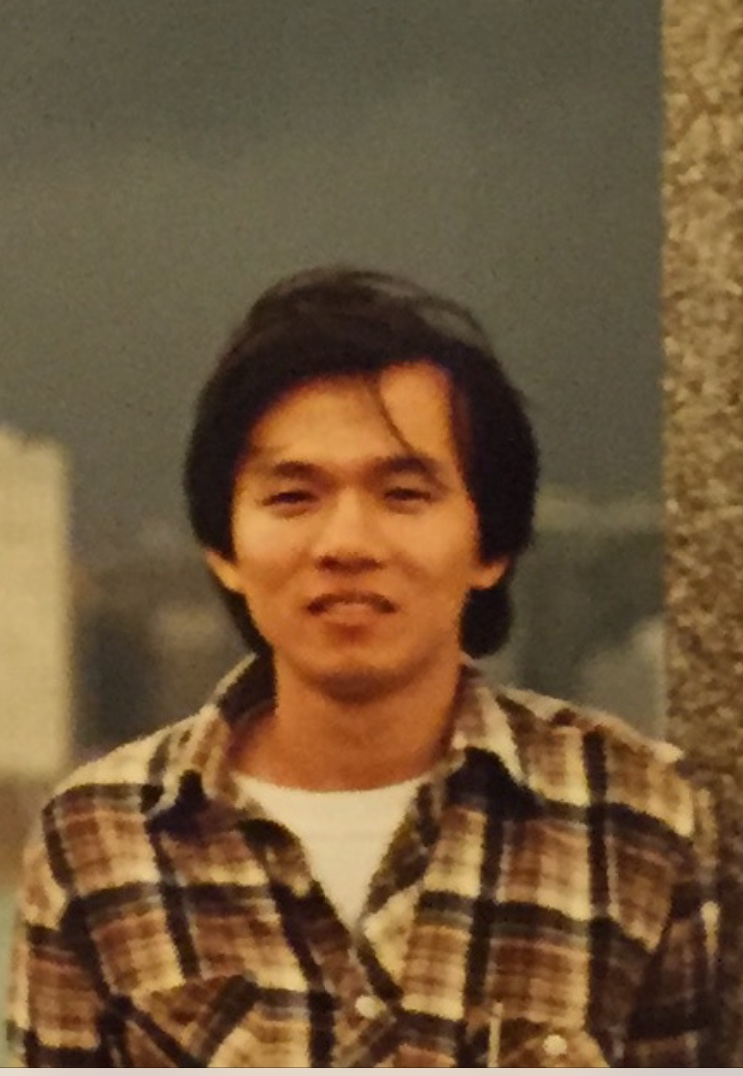
#> input picture 解答/20200506習題解答Python最強入門邁向數據科學之路王者歸來第二版/20200506習題解答Python最強入門邁向數據科學之路王者歸來第二版/ex/hung.jpg, 743 x 1076 px
$ python ex17_3.py
#> lines starting #> are read from the running program, lines starting #| are printed output that depends on the picture
# ex17_3.py
from PIL import Image

mywidth, myheight = 99, 127
hungPic = Image.open("hung.jpg")                # 建立Pillow物件
#> hungPic is the input picture: PIL image 743x1076 RGB; mean R, G, B 114, 87.9, 57.7
width, height = hungPic.size
#> width = 743; height = 1076
newPic = hungPic.resize((mywidth, myheight))
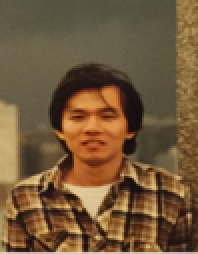
#> newPic: PIL image 99x127 RGB (shown 2 times larger); mean R, G, B 113.9, 87.9, 57.7

width, height = 634, 548                        # 新影像寬與高
newImage = Image.new('RGB', (width, height), "Yellow")  # 建立新影像
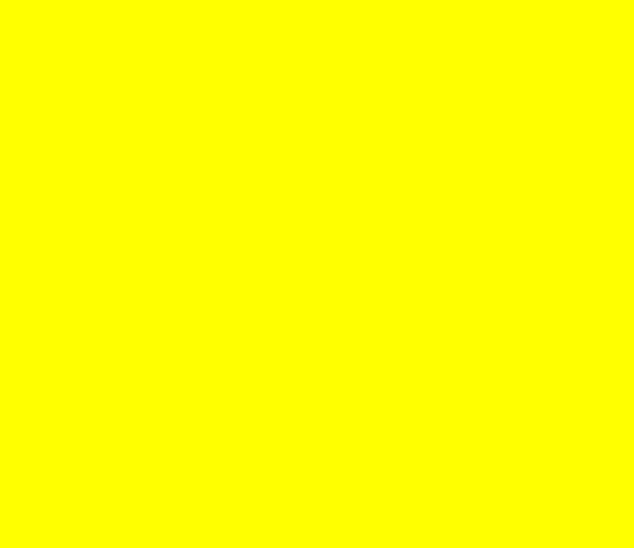
#> newImage: PIL image 634x548 RGB; mean R, G, B 255, 255, 0
for x in range(20, width-20, mywidth):          # 雙層迴圈合成
    for y in range(20, height-20, myheight):
        newImage.paste(newPic, (x, y))          # 合成
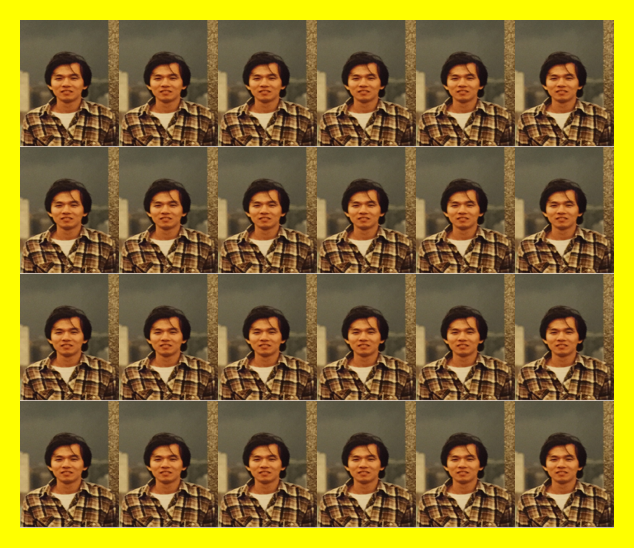
#> newImage: PIL image 634x548 RGB; mean R, G, B 132.5, 109.9, 50.1

newImage.save("fig17_3.jpg")                    # 儲存
